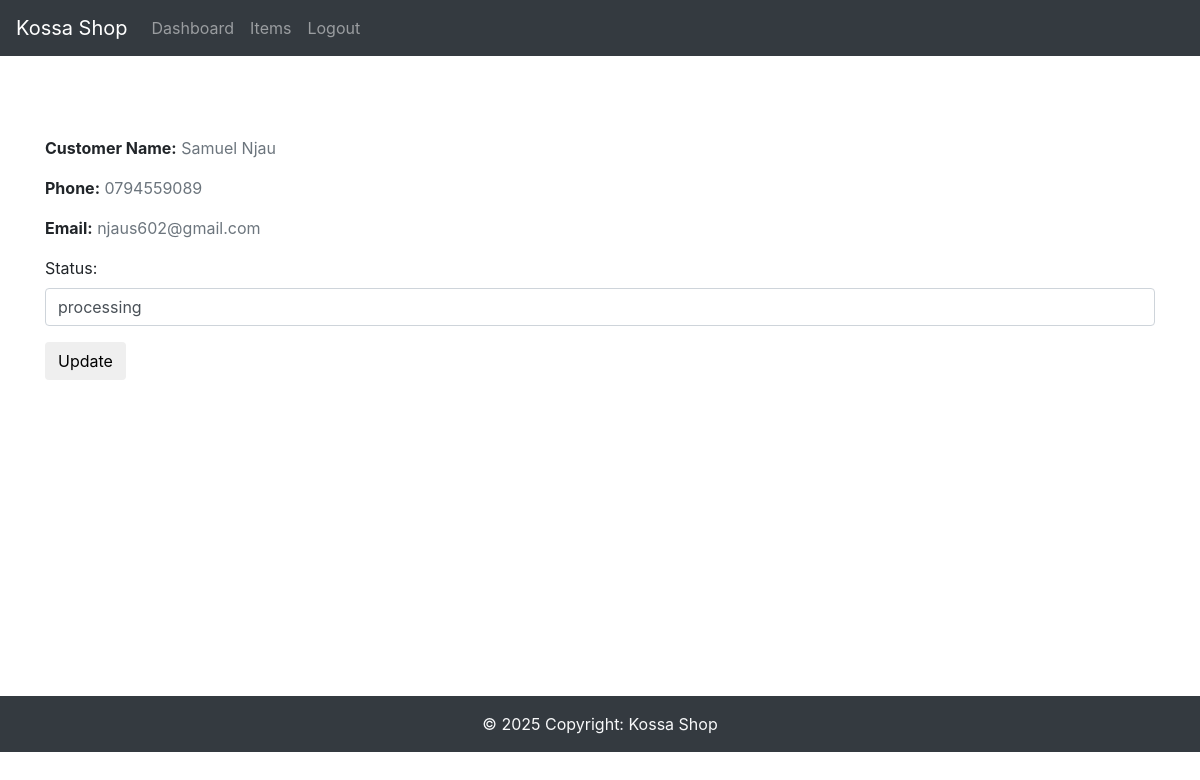
/admin/edit/order/4 (signed in), run on an earlier commit of the app's database.
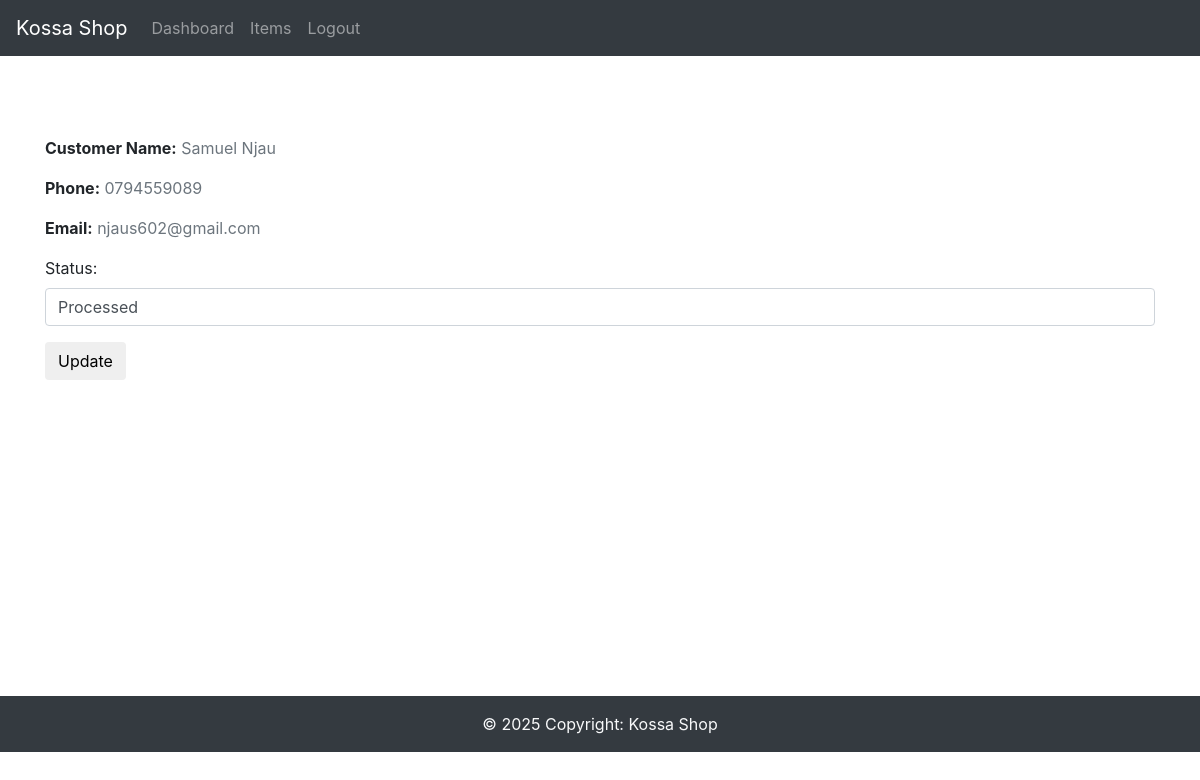
And on a later commit of the database.
### app/db_models.py (models this page shows)
class Order(db.Model):
    __tablename__ = "orders"
    id = db.Column(db.Integer, primary_key=True)
    uid = db.Column(db.Integer, db.ForeignKey('users.id'), nullable=False)
    date = db.Column(db.DateTime, nullable=False)
    status = db.Column(db.String(50), nullable=False)
    items = db.relationship("Ordered_item", backref="order")
    user = db.relationship('User', back_populates='orders', lazy=True)

### app/funcs.py (the view)
	def wrapper(*args, **kwargs):
		if current_user.is_authenticated and current_user.admin == 1:
			return func(*args, **kwargs)
		else:
			return "You are not Authorized to access this URL."

### app/admin/forms.py
class OrderEditForm(FlaskForm):
	status = StringField("Status:", validators=[DataRequired()])
	submit = SubmitField("Update")

### app/__init__.py (called while the page is built)
@app.context_processor
def inject_now():
	return {'now': datetime.utcnow()}

@login_manager.user_loader
def load_user(user_id):
	return User.query.get(user_id)

### app/funcs.py (called while the page is built)
def admin_only(func):
	def wrapper(*args, **kwargs):
		if current_user.is_authenticated and current_user.admin == 1:
			return func(*args, **kwargs)
		else:
			return "You are not Authorized to access this URL."
	wrapper.__name__ = func.__name__
	return wrapper

### app/admin/templates/admin/add.html (shortened to what this page needs)
{% extends "admin/base.html" %}
{% block content %}
	<div style="min-height: 60vh;">
	{% if phone and email %}
		<div class="mb-3">
			<strong>Customer Name:</strong> <span class="text-muted">{{ name }}</span>
		</div>
		<div class="mb-3">
			<strong>Phone:</strong> <span class="text-muted">{{ phone }}</span>
		</div>
		<div class="mb-3">
			<strong>Email:</strong> <span class="text-muted">{{ email }}</span>
		</div>
	{% endif %}
    <div class="forms">
		{{ wtf.quick_form(form) }}
	</div>
	</div>
{% endblock %}

What changed in the data, as far as the page shows it:
changed Order: status "processing" → "Processed"
